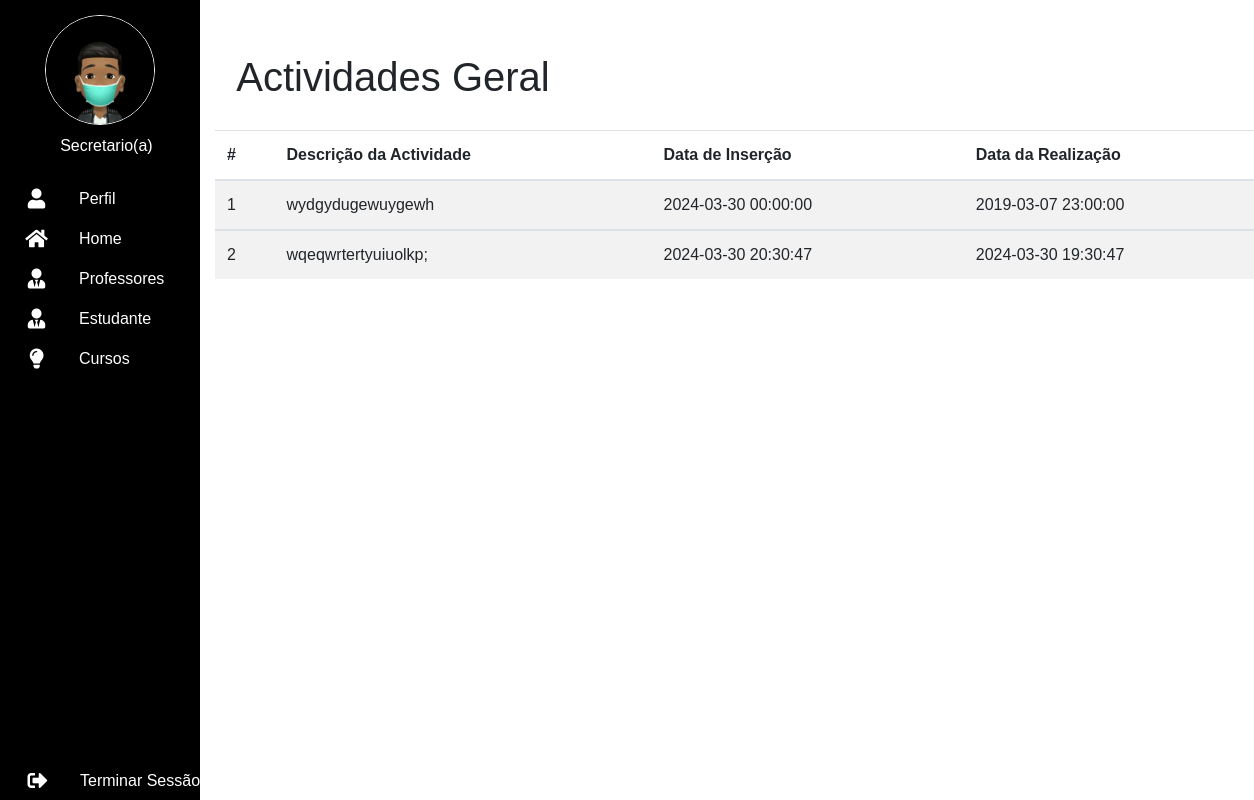
The app's page /secretario/actividade_geral.php (signed in) with its own data.
### tables this page shows
CREATE TABLE `actividade_geral` (
  `id_actividade_geral` int(11) NOT NULL,
  `nome` varchar(500) NOT NULL,
  `data_realizar` timestamp NOT NULL DEFAULT current_timestamp() ON UPDATE current_timestamp(),
  `data_insercao` datetime NOT NULL DEFAULT current_timestamp()
);

### secretario/actividade_geral.php (the view, shortened to what this page needs)
<?php
require_once "../config/conexao.php";
$resul = $conectar->query("SELECT * FROM actividade_geral ");
?>
<!DOCTYPE html>
<html lang="pt">
<head>
     <link rel="stylesheet" href="https://cdn.jsdelivr.net/npm/bootstrap@4.3.1/dist/css/bootstrap.min.css">
     <link rel="stylesheet" href="https://cdnjs.cloudflare.com/ajax/libs/font-awesome/5.15.4/css/all.min.css">
     <link rel="stylesheet" href="../css/botoes.css">
     <link rel="stylesheet" href="../css/navbar.css">
     <link rel="stylesheet" href="../css/professor.css">
</head>
<body>
<section class="body-section">
<header>
               <nav>
                    <ul>
                         <div class="div-foto"><img class="foto-perfil" src="IMAGEM ADMIN/meu_avatar_ac.jpg" alt=""></div>
                         <li><div class="li-div"><p class="p" style="margin-left:10%">Secretario(a)</p></div></li>
                         <li><a href="perfil.php" class="li-link"><i class="fas fa-user"></i><span class="nav-item">Perfil</span></a></li>
                         <li><a href="painel_secretario.php" class="li-link"><i class="fas fa-home"></i><span class="nav-item">Home</span></a></li>
                         <li><a href="listar_professor.php" class="li-link"><i class="fas fa-user-tie"></i><span class="nav-item">Professores</span></a></li>
                         <li><a href="#" class="li-link"><i class="fas fa-user-tie"></i><span class="nav-item">Estudante</span></a></li>
                         <li><a href="listar_curso.php" class="li-link"><i class="fas fa-lightbulb"></i><span class="nav-item">Cursos</span></a></li>
                         <li><a href="../sair.php" class="logo-out"><i class="fas fa-sign-out-alt"></i><span class="nav-item">Terminar Sessão</span></a></li>
                    </ul>
               </nav>
          </header>
          <section class="section-formulario">
    <div class="container">
            <div class="page-header">
                <h1 style="padding-top:5%;padding-left:2%;padding-bottom:2%">Actividades Geral</h1>
            </div>
           <table class="table table-striped table-hover ">
                <thead>
                    <tr>
                        <th colspan="1">#</th>
                        <th>Descrição da Actividade</th>
                        <th>Data de Inserção</th>
                        <th>Data da Realização</th>
                    </tr>
                </thead>
                <?php
                    while ($row = $resul->fetchObject()) {
                    ?>
                    <tbody>
                        <tr>
                            <td ><?=$row->id_actividade_geral?></td>
                            <td><?=$row->nome?></td>
                            <td><?=$row->data_insercao?></td>
                            <td><?=$row->data_realizar?></td>
                        </tr>
                       <?php
                    }
                       ?>
                    </tbody>
           </table>
    </div>
</section>
</body>
</html>

### css/navbar.css (style rules this page uses)
* { margin: 0; padding: 0; outline: none; border: none; text-decoration: none; box-sizing: border-box; font-family: 'Gill Sans', 'Gill Sans MT', Calibri, 'Trebuchet MS', sans-serif; }
.div-foto { width: 100%; height: auto; border-radius: 30%; text-align: center; margin-top: 15px; }
.foto-perfil { border: 1px solid white; width: 110px; height: 110px; border-radius: 50%; text-align: center; }
nav { position: fixed; top: 0; bottom: 0; left: 0; height: 100%; margin: 0 ; background-color: black; width: 200px; overflow: hidden; box-shadow: 0 20px 35px rgba(0, 0, 0, 0.1); }
.p { position: relative; list-style: none; top: 4px; padding-left: 27px; height: 27px; }
.li-link, .li-div, .logo-out { position: relative; color: white; display: table; width: 300px; outline: none; padding: 4px; transition: 0.5s; border-top: 0.5px solid transparent; border-bottom: 0.5px solid transparent; }
.fas { position: relative; width: 65px; height: 30px; top: 6px; font-size: 20px; text-align: center; }
.nav-item { position: relative; top: 4px; margin-left: 10px; }
.logo-out { position: absolute; bottom: 0; padding-left: 5px; color: white; text-decoration: none; color: white; }

### css/professor.css (style rules this page uses)
.section-formulario { position: absolute; top: 0; left: 200px; background-color: #fff; width: 87%; flex-direction: row; height: 100%; }

### records on screen
actividade_geral: id_actividade_geral "1", nome "wydgydugewuygewh", data_insercao "2024-03-30 00:00:00", data_realizar "2019-03-07 23:00:00"
actividade_geral: id_actividade_geral "2", nome "wqeqwrtertyuiuolkp;", data_insercao "2024-03-30 20:30:47", data_realizar "2024-03-30 19:30:47"
